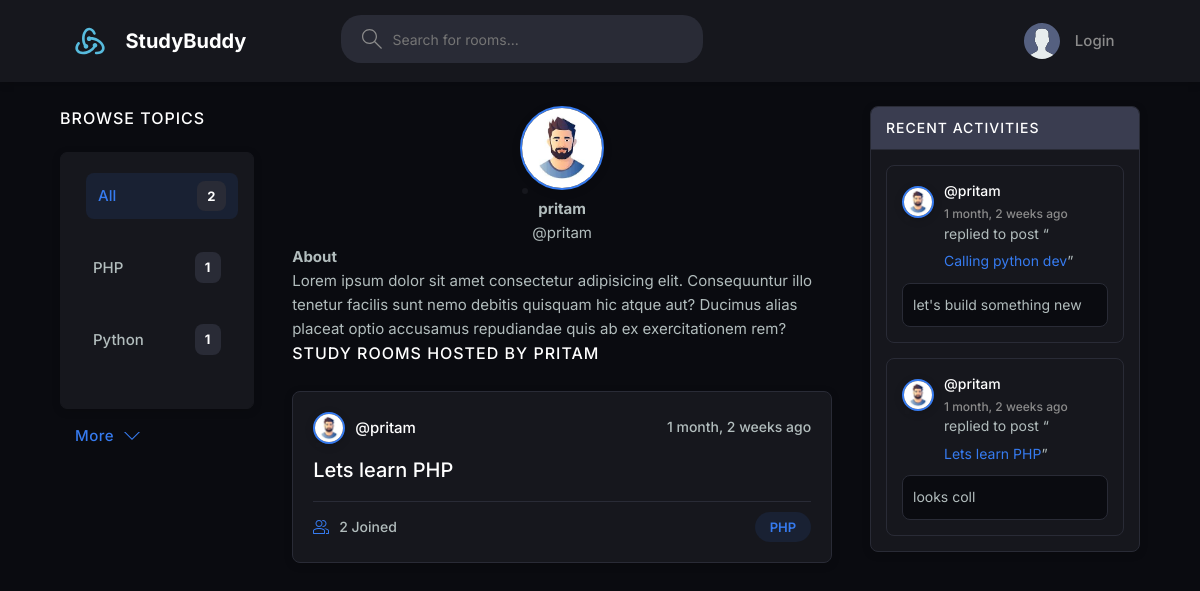
Before: /profile/1 with the older database file.
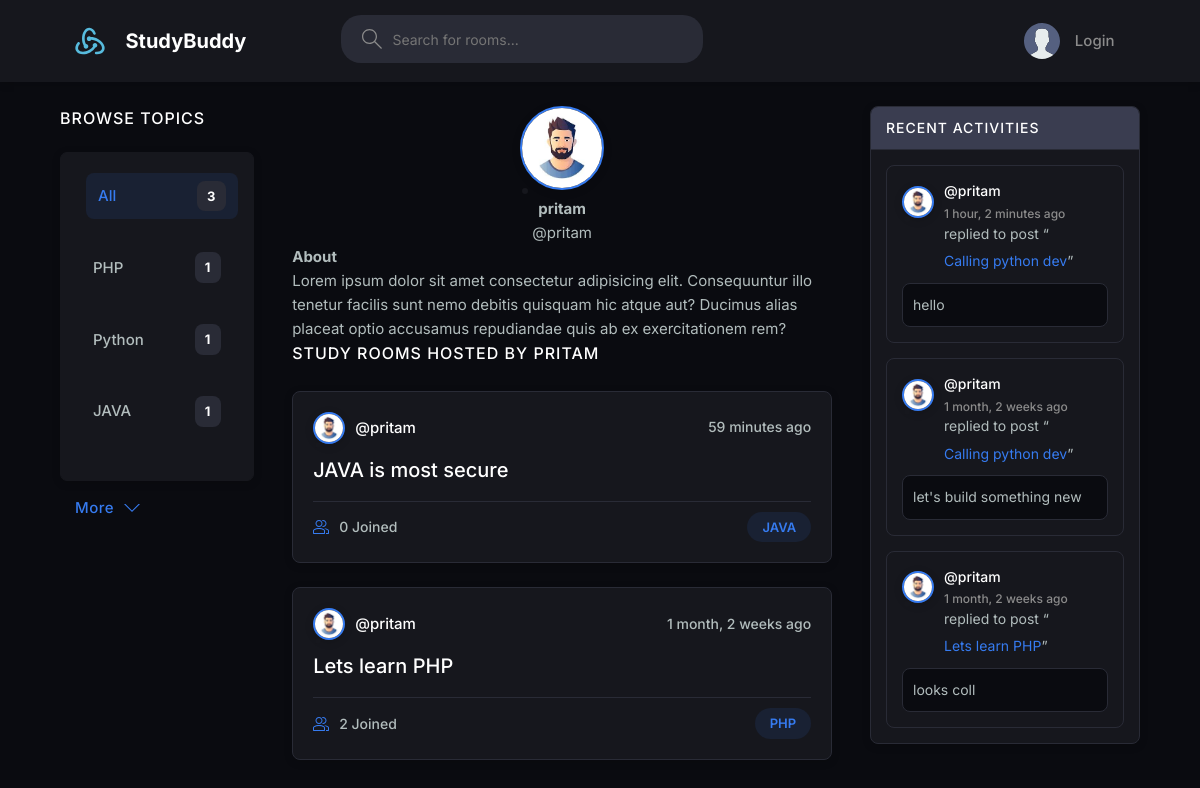
After: the same page with the newer database file.
### base/models.py (models this page shows, shortened)
class Topic(models.Model):
    name = models.CharField(max_length=300)

class User(AbstractUser):
    name = models.CharField(max_length=100, null=True)
    email = models.EmailField(unique=True, null=True)
    bio = models.TextField(null=True)
    avatar = models.ImageField(null=True, default='avatar.svg')
    USERNAME_FIELD = 'username'
    REQUIRED_FIELDS = []

class Room(models.Model):
    host = models.ForeignKey(User, on_delete=models.SET_NULL, null=True)
    topic = models.ForeignKey(Topic, on_delete=models.SET_NULL, null=True)
    name = models.CharField(max_length=200)
    description = models.TextField(null=True, blank=True)   # description can be blank  & forms cant be blank
    participants = models.ManyToManyField( User, related_name='participants', blank=True )
    updated = models.DateTimeField(auto_now=True)       # save value updated every single time (auto_now)
    created = models.DateTimeField(auto_now_add=True)   # only take timstamp if we save multiple times value never change (auto_now_add)
    class Meta:
        ordering = ['-updated', '-created']
    def __str__(self):
        return self.name

class Message(models.Model):
    user = models.ForeignKey(User, on_delete=models.CASCADE)
    room = models.ForeignKey(Room, on_delete=models.CASCADE)
    body = models.TextField()
    updated = models.DateTimeField(auto_now=True)
    created = models.DateTimeField(auto_now_add=True)
    class Meta:
        ordering = ['-updated', '-created']

### base/views.py (the view)
# urls.py: path('profile/<str:pk>', views.userProfile, name='user-profile'),
def userProfile(request, pk):
    user = User.objects.get(id=pk)
    rooms = user.room_set.all()
    room_messages = user.message_set.all()
    topics = Topic.objects.all()
    context = {'user': user, 'rooms': rooms, 'room_messages': room_messages, 'topics': topics}
    return render(request, 'base/profile.html', context)

### base/templates/base/profile.html (shortened to what this page needs)
{% extends 'main.html' %}
{% block content %}
<main class="profile-page layout layout--3">
    <div class="container">
        {% include 'base/topics.html' %}
        <div class="roomList">
            <div class="profile">
                <div class="profile__avatar">
                    <div class="avatar avatar--large active">
                        <img src="{{user.avatar.url}}">
                    </div>
                </div>
                <div class="profile__info">
                    <h3>{{user.username}}</h3>
                    <p>@{{user.username}}</p>
                </div>
                <div class="profile__about">
                    <h3>About</h3>
                    <p>
                        Lorem ipsum dolor sit amet consectetur adipisicing elit. Consequuntur illo tenetur
                        facilis sunt nemo debitis quisquam hic atque aut? Ducimus alias placeat optio
                        accusamus repudiandae quis ab ex exercitationem rem?
                    </p>
                </div>
            </div>
            <div class="roomList__header">
                <div>
                    <h2>Study Rooms Hosted by {{user.username}}</a>
                    </h2>
                </div>
            </div>
            {% include 'base/feed.html' %}
        </div>
        {% include 'base/activity_componet.html' %}
    </div>
</main>
{% endblock content %}

### templates/main.html (shortened to what this page needs)
<!DOCTYPE html>
{% load static %}
<html lang="en">
<head>
    <link rel="stylesheet" href="{% static 'styles/style3.css' %}" />
</head>
<body>
    {% include "nav.html" %}
    {% block content %}
    {% endblock %}
</body>
</html>

### templates/nav.html (shortened to what this page needs)
{% load static %}
<header class="header header--loggedIn">
    <div class="container">
        <a href="{% url 'home' %}" class="header__logo">
            <img src="{% static 'img/logo.svg' %}" />
            <h1>StudyBuddy</h1>
        </a>
        <form class="header__search" method="GET" action="{% url 'home' %}">
            <label>
                <input type="text" name="q" placeholder="Search for rooms..." />
            </label>
        </form>
        <nav class="header__menu">
            {% if request.user.is_authenticated %}
            <div class="header__user">
                <a href="{% url 'user-profile' user.id %}">
                    <div class="avatar avatar--medium active">
                        <img src="{{request.user.avatar.url}}" />
                    </div>
                    <p> {{request.user.username}} <span>@ {{request.user.username}}</span></p>
                </a>
                <button class="dropdown-button">
                    <svg version="1.1" xmlns="http://www.w3.org/2000/svg" width="32" height="32" viewBox="0 0 32 32">
                        <title>chevron-down</title>
                        <path d="M16 21l-13-13h-3l16 16 16-16h-3l-13 13z"></path>
                    </svg>
                </button>
            </div>
            {% else %}
            <a href="{% url 'login' %}">
                <img src="{% static 'img/avatar.svg' %}" />
                <p>Login</p>
            </a>
            {% endif %}
        </nav>
    </div>
</header>

### base/templates/base/topics.html
<div class="topics">
    <div class="topics__header">
        <h2>Browse Topics</h2>
    </div>
    <ul class="topics__list">
        <li>
            <a href="{% url 'home' %}" class="active"> All <span>{{topics.count}}</span></a>
        </li>
        {% for topic in topics %}
        <li>
            <a href="{% url 'home' %}?q={{topic.name}}">{{topic.name}}<span>{{topic.room_set.all.count}}</span></a>
        </li>
        {% endfor %}
    </ul>
    <a class="btn btn--link" href="{% url 'topic' %}">
        More
        <svg version="1.1" xmlns="http://www.w3.org/2000/svg" width="32" height="32" viewBox="0 0 32 32">
            <title>chevron-down</title>
            <path d="M16 21l-13-13h-3l16 16 16-16h-3l-13 13z"></path>
        </svg>
    </a>
</div>

### base/templates/base/feed.html (shortened to what this page needs)
{% for room in rooms %}
<div class="roomListRoom">
    <div class="roomListRoom__header">
        <a href="{% url 'user-profile' room.host.id %}" class="roomListRoom__author">
            <div class="avatar avatar--small">
                <img src="{{room.host.avatar.url}}" />
            </div>
            <span>@{{room.host.username}}</span>
        </a>
        <div class="roomListRoom__actions">
            <span>{{room.created | timesince}} ago</span>
        </div>
    </div>
    <div class="roomListRoom__content">
        <a href="{% url 'room' room.id %}">{{room.name}}</a>
    </div>
    <div class="roomListRoom__meta">
        <a href="{% url 'room' room.id %}" class="roomListRoom__joined">
            {{room.participants.all.count}} Joined
        </a>
        <p class="roomListRoom__topic">{{room.topic.name}}</p>
    </div>
</div>
{% endfor %}

### base/templates/base/activity_componet.html (shortened to what this page needs)
<div class="activities">
    <div class="activities__header">
        <h2>Recent Activities</h2>
    </div>
    {% for message in room_messages %}
    <div class="activities__box">
        <div class="activities__boxHeader roomListRoom__header">
            <a href="{% url 'user-profile' message.user.id %}" class="roomListRoom__author">
                <div class="avatar avatar--small">
                    <img src="{{message.user.avatar.url}}" />
                </div>
                <p>
                    @{{message.user.username}}
                    <span>{{message.created|timesince}} ago</span>
                </p>
            </a>
        </div>
        <div class="activities__boxContent">
            <p>replied to post “<a href="{% url 'room' message.room.id %}">{{message.room}}</a>”</p>
            <div class="activities__boxRoomContent">{{message.body}}</div>
        </div>
    </div>
    {% endfor %}
</div>

Changed rows visible on the page:
added Topic: name "JAVA", room_set.all.count "1"
added Room: host.avatar (picture), host.username "pritam", created "59 minutes", name "JAVA is most secure", participants.all.count "0", topic.name "JAVA"
added Message: user.avatar (picture), user.username "pritam", created "1 hour, 2 minutes", room "Calling python dev", body "hello"
Other visible differences:
{{ topics.count }}: "2" → "3"
